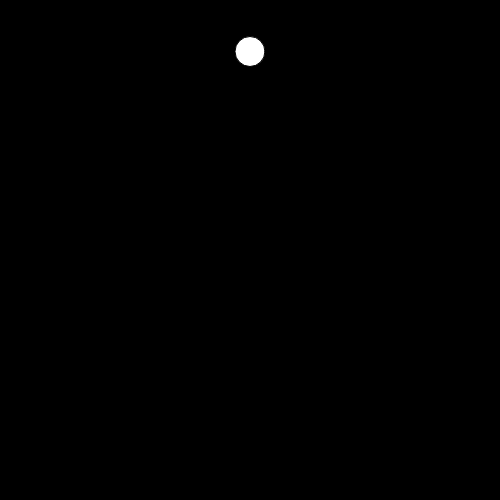
Frame 1 (no input)
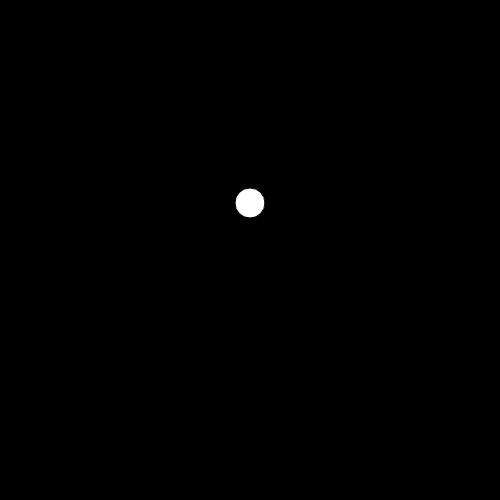
Frame 60 (no input)
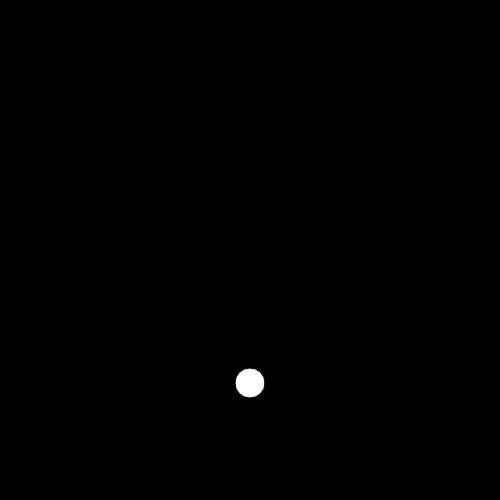
Frame 120 (the mouse pressed at the canvas centre since frame 60)

The p5.js sketch that drew these frames (run headless with seeded random() and noise() and a simulated clock; from frame 60 on, the mouse is pressed at the canvas centre):

// p5.js sketch
// ── sketch.js
const w = 500;
const h = 500;

const gravity = 1;

var ball;

function setup() {
    createCanvas(w, h);
    ball = new Ball(w / 2, 50, 30);
}

function draw() {
    background(0);
    if (ball.isDead) ball = new Ball(w / 2, 50, 30);
    ball.move();
    ball.draw();
}
// ── ball.js
class Ball {

    constructor(x, y, mass) {
        this.pos = createVector(x, y);
        this.isDead = false;
        this.acc = 0;
        this.vel = 0;
        this.mass = mass;
    }

    move() {
        if (this.isDead) return;
        this.acc = this.mass * gravity * 0.05;
        this.vel += this.acc;
        this.pos.add(0, this.vel);
        if ((this.pos.y + this.mass / 2 > h)) {
            this.vel = this.vel * -1;
            if (abs(this.vel) < this.mass / 2) {
                this.isDead = true;
            }
        }
    }

    draw() {
        fill(255);
        circle(this.pos.x, this.pos.y, this.mass);
    }

}
